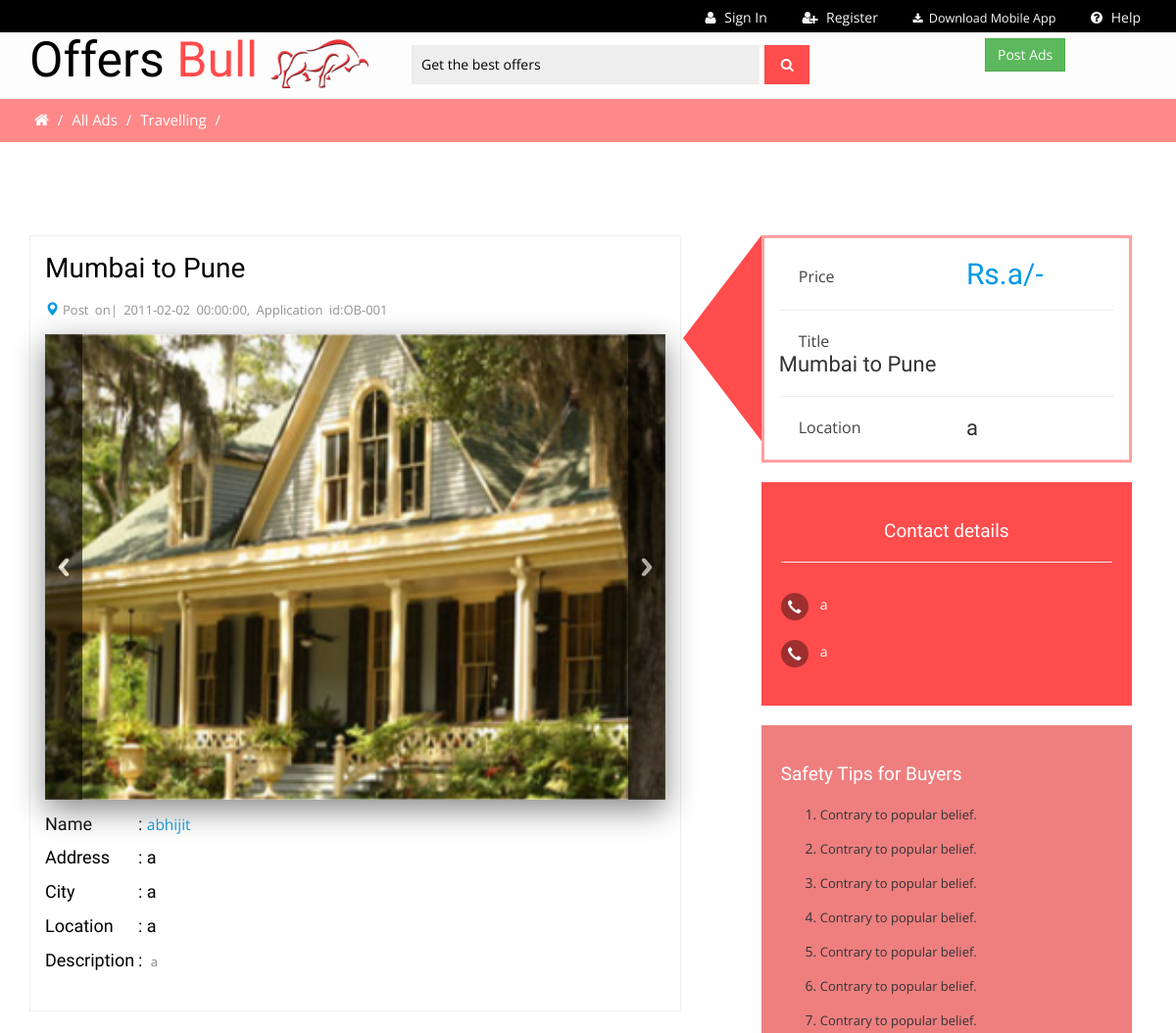
Page /Travelling/manage_view/1 (upper part) on the earlier database version.
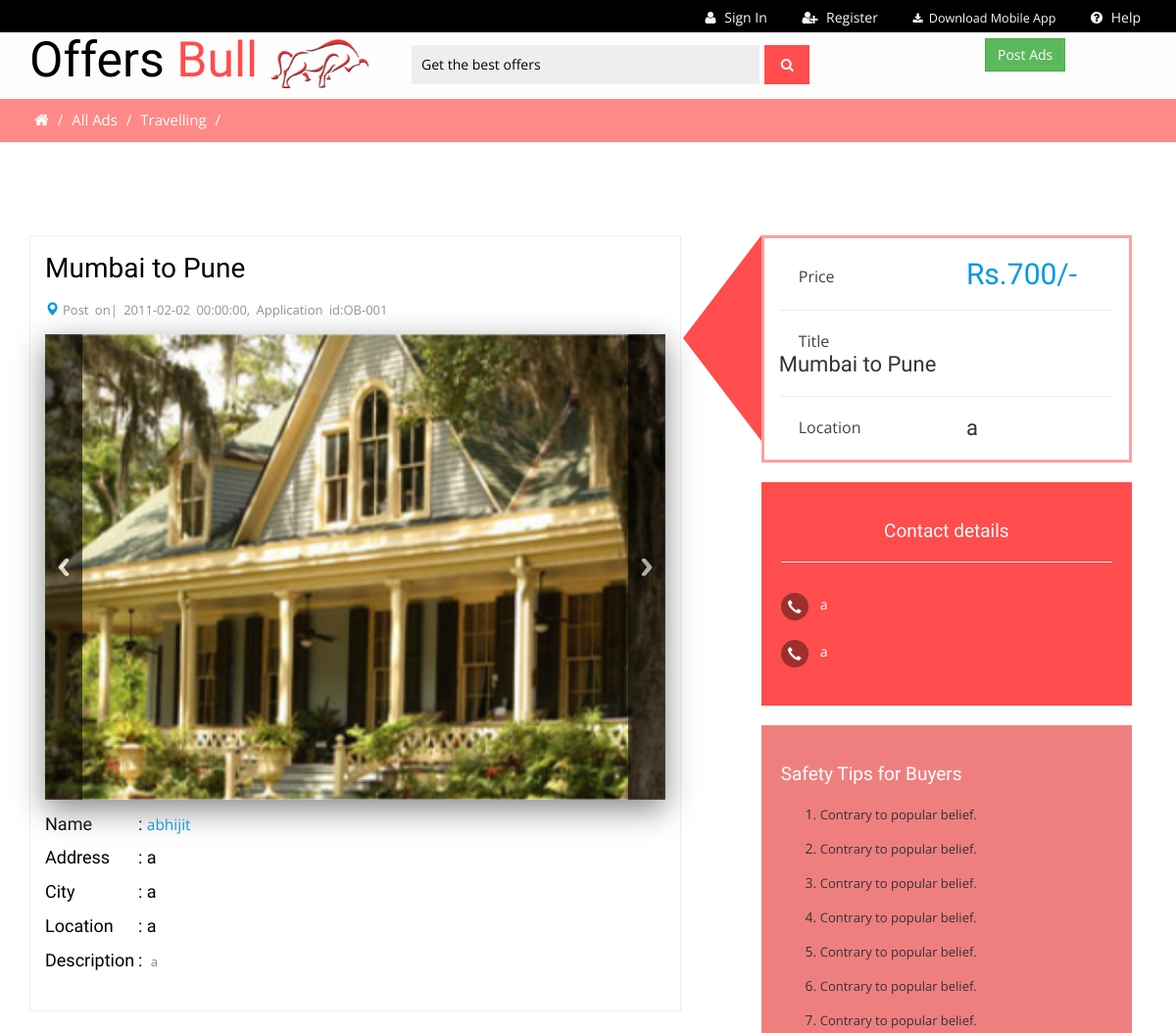
Same page on the later database version.
### tables this page shows
CREATE TABLE IF NOT EXISTS `travelling` (
  `travelid` int(11) NOT NULL AUTO_INCREMENT,
  `name` varchar(255) DEFAULT NULL,
  `title` varchar(255) DEFAULT NULL,
  `address` text,
  `price` int(11) DEFAULT NULL,
  `description` text,
  `mobile` varchar(255) DEFAULT NULL,
  `email` varchar(255) DEFAULT NULL,
  `city` varchar(255) DEFAULT NULL,
  `area` varchar(255) DEFAULT NULL,
  `date` datetime DEFAULT NULL,
  `offerend` datetime DEFAULT NULL,
  `category` tinyint(4) DEFAULT NULL,
  `userid` tinyint(4) DEFAULT NULL,
  PRIMARY KEY (`travelid`)
);

### application/controllers/Travelling.php (called while the page is built, shortened)
<?php
	class Travelling extends CI_Controller{
		public function manage_view($autoid)
		{
		  $id['autoid']=$autoid;
			$this->load->view('pages/travelling/travelling_view',$id);
		}
	}
?>

### index.php (called while the page is built, shortened)
<?php
require_once BASEPATH.'core/CodeIgniter.php';

### application/views/pages/travelling/travelling_view.php (the view, shortened to what this page needs)
<html>
<?php 	$travelling_info=$this->db->get_where('travelling',array('travelid'=>$autoid))->result_array();
	?>
	<body>
	<div class="w3layouts-breadcrumbs text-center">
		<div class="container">
			<span class="agile-breadcrumbs">
			<a href="<?php echo base_url();?>"><i class="fa fa-home home_1"></i></a> /
			<a href="all-classifieds.html">All Ads</a> /
			<a href="">Travelling</a> /
			</span>
		</div>
	</div>
	<div class="single-page main-grid-border">
	<?php foreach ($travelling_info as $row){?>
		<div class="container">
			<div class="product-desc">
				<div class="col-md-7 product-view">
					<h2><?php echo $row['title'];?></h2>
					<p> <i class="glyphicon glyphicon-map-marker"></i>Post on</a>| <?php echo $row['date'];?>, Application id:OB-00<?php echo $row['travelid']; ?></p>
					<div class="rslides">
			<ul class="rslides" id="slider">
				<li>
					<div class="w3ls-slide-text">
					<img class="img-responsive" src="<?php echo base_url();?>assets/images/r7.jpg">
					</div>
				</li>
			</ul>
		</div>
					<div class="product-details">
						<h4><span class="w3layouts-agileinfo">Name </span> : <a href="#"><?php echo $row['name'];?></a><div class="clearfix"></div></h4>
						<h4><span class="w3layouts-agileinfo">Address </span> : <?php echo $row['address'];?></h4>
						<h4><span class="w3layouts-agileinfo">City </span> : <?php echo $row['city'];?></h4>
						<h4><span class="w3layouts-agileinfo">Location </span> : <?php echo $row['area'];?></h4>
						<h4><span class="w3layouts-agileinfo">Description</span> :<p><?php echo $row['description'];?></p><div class="clearfix"></div></h4>
					</div>
				</div>
				<div class="col-md-5 product-details-grid">
					<div class="item-price">
						<div class="product-price">
							<p class="p-price">Price</p>
							<h3 class="rate">Rs.<?php echo $row['price'];?>/-</h3>
							<div class="clearfix"></div>
						</div>
						<div class="condition">
							<p class="p-price">Title</p>
							<h4><?php echo $row['title'];?></h4>
							<div class="clearfix"></div>
						</div>
						<div class="itemtype">
							<p class="p-price">Location</p>
							<h4><?php  echo $row['area'];?></h4>
							<div class="clearfix"></div>
						</div>
					</div>
					<div class="interested text-center">
						<h4>Contact details</h4>
						<hr>
						<p style="text-align: left;"><i class="glyphicon glyphicon-earphone"></i><?php echo $row['mobile'];?><br><br>
						<i class="glyphicon glyphicon-earphone"></i><?php echo $row['email'];?></p>
					</div>
						<div class="tips">
						<h4>Safety Tips for Buyers</h4>
							<ol>
								<li><a href="#">Contrary to popular belief.</a></li>
								<li><a href="#">Contrary to popular belief.</a></li>
								<li><a href="#">Contrary to popular belief.</a></li>
								<li><a href="#">Contrary to popular belief.</a></li>
								<li><a href="#">Contrary to popular belief.</a></li>
								<li><a href="#">Contrary to popular belief.</a></li>
								<li><a href="#">Contrary to popular belief.</a></li>
							</ol>
						</div>
				</div>
			</div>
		</div>
		<?php }?>
	</div>
	</body>
</html>

Differences in the rows shown:
changed travelling "Mumbai to Pune": price "a" → "700"
